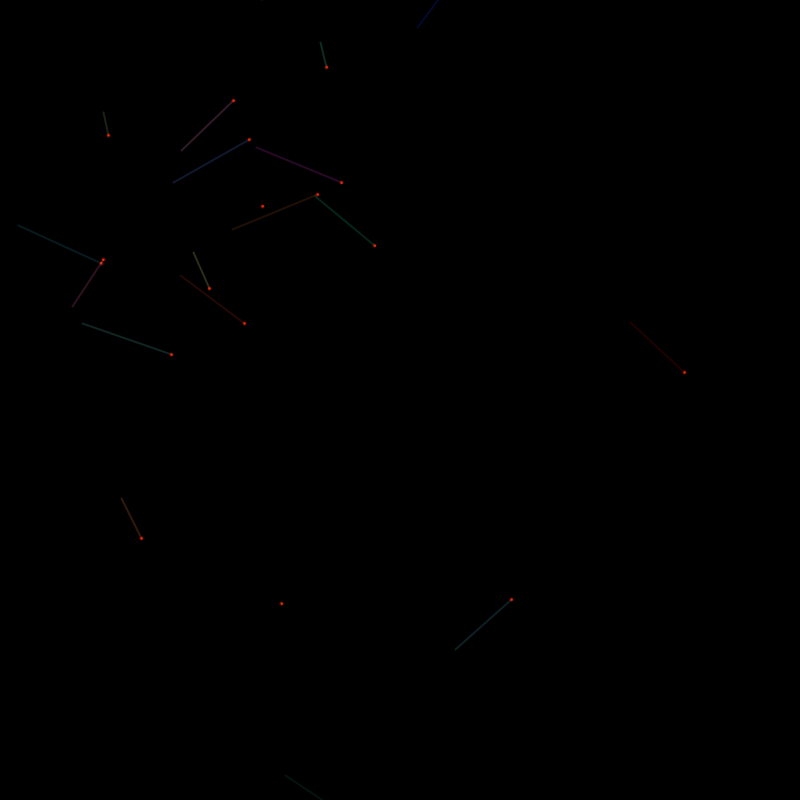
Frame 1 (no input)
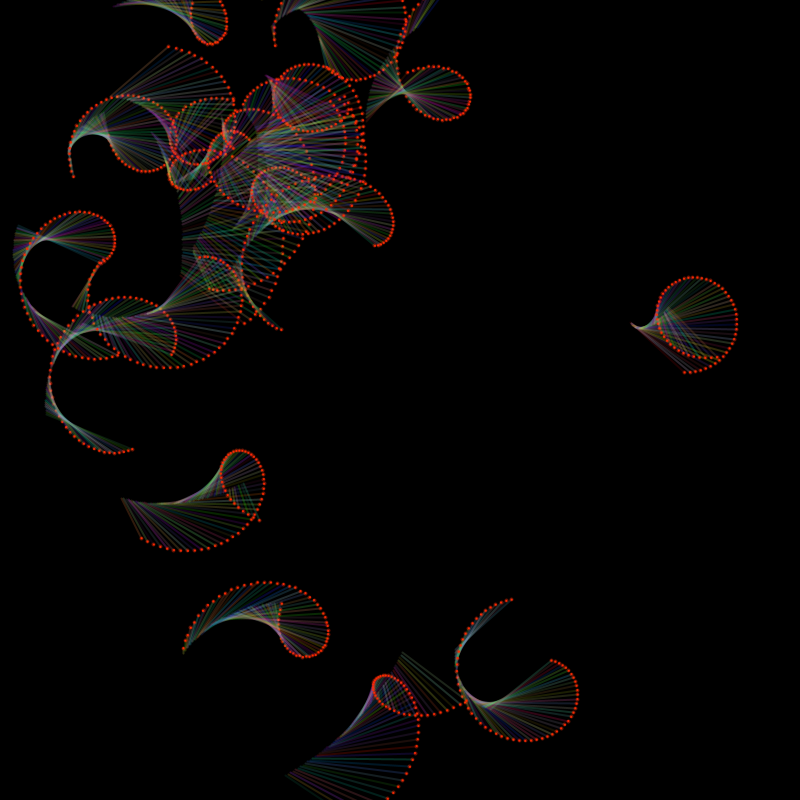
Frame 60 (the mouse pressed at the canvas centre just before this capture)
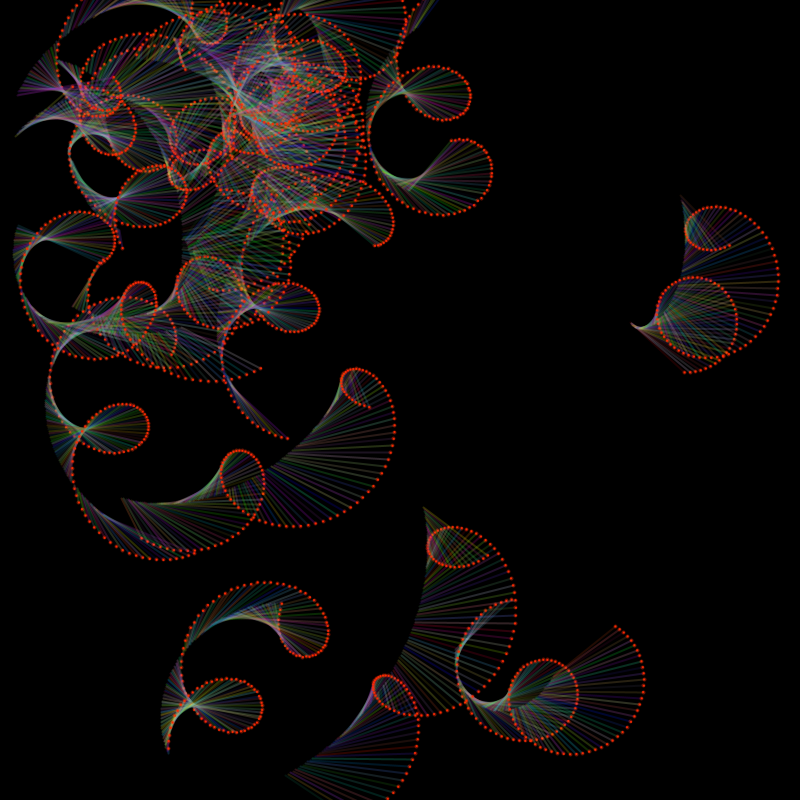
Frame 120 (the mouse held since frame 60 and released just before this capture)

The Processing sketch that drew these frames (run headless with seeded random() and noise(); from frame 60 on, the mouse is pressed at the canvas centre):

// Processing sketch: processing_153311
// ── processing_153311.pde

/*
 * Creative Coding
 * Week 3, 04 - spinning top: curved motion with sin() and cos()
 * by Indae Hwang and Jon McCormack
 * Copyright (c) 2014 Monash University
  
 editado por Waldo Costa 25/06/2014
  
 *
 * This sketch is the first cut at translating the motion of a spinning top
 * to trace a drawing path. This sketch traces a path using sin() and cos()
 *
 */
 
float[] x;      //arrays que guardam as posicoes x e y
float[] y;      // de cada um dos elementos
 
float[] dx;
float[] dy;    // change in position at each frame
 
float[] rad;       // radius for the moving hand
 
float[] fase; // diferenca de fase
 
int quantidade = 20;
 
void setup() {
  size(800, 800);
  frameRate(25);
 
  // initial position in the centre of the screen
   
  x = new float[quantidade];
  y = new float[quantidade];
  dx = new float[quantidade];
  dy = new float[quantidade];
  rad = new float[quantidade];
  fase= new float[quantidade];
       
  for (int i = 0; i< quantidade; i++) // inicializa valores iniciais de x e y
  {
  x[i] = width/random(1,10);
  y[i] = height/random(1,10);
  }
 
for (int i = 0; i< quantidade; i++) // inicializa valores iniciais de dx e dy
  {
  // dx and dy are the small change in position each frame
  dx[i] = random(-1, 1);
  dy[i] = random(-1, 1);
  }
   
    for (int i = 0; i< quantidade; i++) // inicializa valores de dif de fase!
  {
  fase[i] = random(0,360);
  }
   
   
    background(0);

   
}
 
 
void draw() {
   
  // blend the old frames into the background
  //blendMode(BLEND);
  fill(0, 10);
  //rect(0, 0, width, height);
 
 
 
for (int i = 0; i< quantidade; i++)
  {
 
      rad[i] = radians(frameCount + fase[i]);
     
    // calculate new position
    // novo valor de x e y eh igual ao valor de x ou y + o diferencial
    // que eh definido inicialmente como um random entre -1 e +1, e depois
    // durante a execucao do programa entre random de -(0.5 a 1) ou 0.5 a 1
    x[i] += dx[i];
    y[i] += dy[i];
   
    float max = 1; // velocidade maxima na direcao positiva ou negativa
    float min = 0.5; // velocidade minima na direcao positiva ou negativa
   
    //When the shape hits the edge of the window, it reverses its direction and changes velocity
    // inverte o sentido na direcao X quando chega 100 pixels de distancia do limite
    if (x[i] > width-100 || x[i] < 100) {
      dx[i] = dx[i] > 0 ? -random(min, max) : random(min, max);
    }
   
    // inverte o sentido na direcao Y quando chega 100 pixels de distancia do limite
    if (y[i] > height-100 || y[i] < 100) { // "se y eh maior que altura-100 OU y eh menor que 100, faz:
      dy[i] = dy[i] > 0 ? -random(min, max) : random(min, max);
      // se dy > 0 eh TRUE, faz o valor negativo randomico no intervalo (min, max), senao faz random(min,max)
    }
   
   
  // rad foi definido como: rad= radians(frameCount);
   
    float bx = x[i] + 100 * sin(rad[i]);
    float by = y[i] + 100 * cos(rad[i]);
   
    fill(255, 40, 0);
   
    float radius = 100 * sin(rad[i]*3); // raio de distancia entre o bx by e o handX e handY
    float handX = bx + radius * sin(rad[i]*3);
    float handY = by + radius * cos(rad[i]*3);
    
   strokeWeight(2);
    stroke(random(255),random(255),random(255), 50);
    line(bx, by, handX, handY);
     
    stroke(255,40,0,100);
    ellipse(handX, handY, 2, 2); // hand
 
  }
  if(mouseButton == LEFT){
   setup();
  }
   
}
